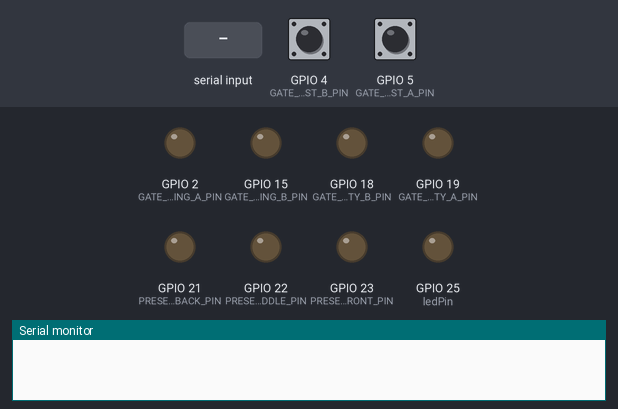
Simulated run of this sketch. Board: ESP32. Shown: output pins drawn as LEDs (lit = HIGH), the last lines printed to the serial monitor. The test bench sets the inputs (shaded band); at power-on: GPIO 4 (GATE_REQUEST_B_PIN) HIGH, GPIO 5 (GATE_REQUEST_A_PIN) HIGH.

Above: at 0.3 s.
At 1.6 s:
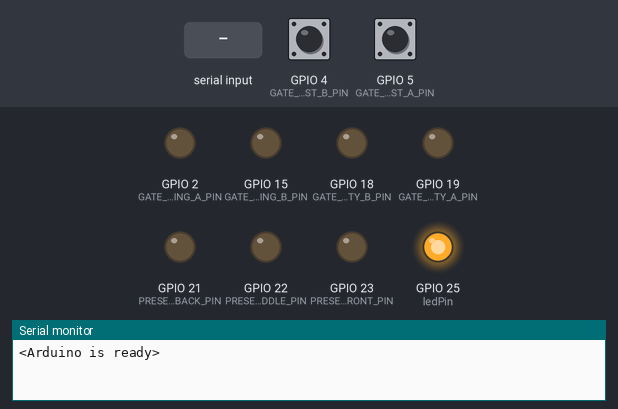
1.7 s: "<PRESENCE_FRONT>" received over Serial
At 2.3 s:
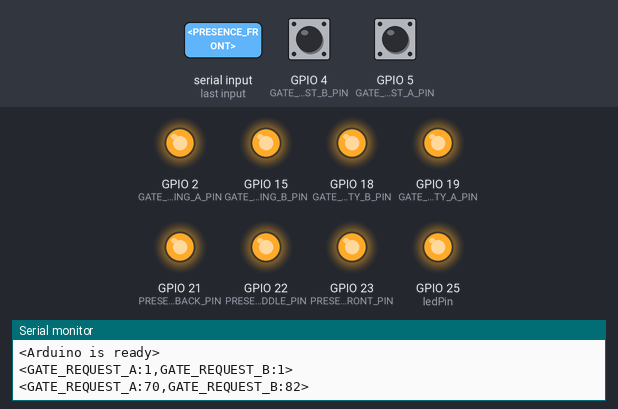
Timing chart, 0 to 4.7 s (numbered marks = the images above; inputs shaded):
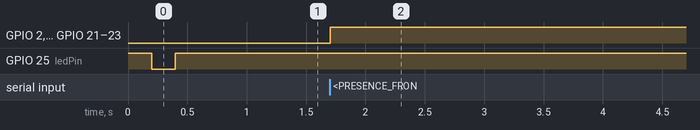

The sketch:

HIL_ESP32.ino
```cpp
// This is very similar to Example 3 - Receive with start- and end-markers
//    in Serial Input Basics   http://forum.arduino.cc/index.php?topic=396450.0

#include <Arduino.h>

const byte numChars = 256;
char receivedChars[numChars];

boolean newData = false;

byte ledPin = 25; // the onboard LED
#define PRESENCE_FRONT_PIN 23
#define PRESENCE_MIDDLE_PIN 22
#define PRESENCE_BACK_PIN 21
#define GATE_SAFETY_A_PIN 19
#define GATE_SAFETY_B_PIN 18
#define GATE_REQUEST_A_PIN 5
#define GATE_REQUEST_B_PIN 4
#define GATE_MOVING_A_PIN 2
#define GATE_MOVING_B_PIN 15

struct IOpins
{
    bool PRESENCE_FRONT=false;
    bool PRESENCE_MIDDLE=false;
    bool PRESENCE_BACK=false;
    bool GATE_SAFETY_A=false;
    bool GATE_SAFETY_B=false;
    bool GATE_REQUEST_A=false;
    bool GATE_REQUEST_B=false;
    bool GATE_MOVING_A=false;
    bool GATE_MOVING_B=false;
};

IOpins ioPins;
//===============

void setup()
{

    Serial.begin(115200);

    pinMode(PRESENCE_FRONT_PIN, OUTPUT);
    pinMode(PRESENCE_MIDDLE_PIN, OUTPUT);
    pinMode(PRESENCE_BACK_PIN, OUTPUT);
    pinMode(GATE_SAFETY_A_PIN, OUTPUT);
    pinMode(GATE_SAFETY_B_PIN, OUTPUT);


    pinMode(GATE_REQUEST_A_PIN, INPUT_PULLUP);
    pinMode(GATE_REQUEST_B_PIN, INPUT_PULLUP);
    pinMode(GATE_MOVING_A_PIN, OUTPUT);
     pinMode(GATE_MOVING_B_PIN, OUTPUT);
    pinMode(ledPin, OUTPUT);

    digitalWrite(ledPin, HIGH);
    delay(200);
    digitalWrite(ledPin, LOW);
    delay(200);
    digitalWrite(ledPin, HIGH);

    Serial.println("<Arduino is ready>");
}

//===============

void loop()
{
    recvWithStartEndMarkers();
    executeLogic();
    processPins();
}
void executeLogic()
{

    if (newData)
    {
        int i = 0;


        while (receivedChars[i] != '>' && receivedChars[i] != '\0' )
        {

            // Character-by-character parsing
            char varName[32] = "";
            bool varValue = false; // Variable to store the boolean value
            int nameIndex = 0;
            // Skip the '<' if it's at the beginning


            // Parse char by char until we hit ':'
            while (receivedChars[i] != ':' && receivedChars[i] != '\0' && nameIndex < 31)
            {
                varName[nameIndex] = receivedChars[i];
                nameIndex++;
                i++;
            }
            varName[nameIndex] = '\0'; // Null terminate the string

            // Move past the ':' character
            if (receivedChars[i] == ':')
            {
                i++;
                // Parse the next character for the value
                if (receivedChars[i] == '1')
                {
                    varValue = true;
                }
                else if (receivedChars[i] == '0')
                {
                    varValue = false;
                }
                // Set the appropriate struct member based on the key
                if (strcmp(varName, "PRESENCE_FRONT") == 0)
                {
                    ioPins.PRESENCE_FRONT = varValue;
                }
                else if (strcmp(varName, "PRESENCE_MIDDLE") == 0)
                {
                    ioPins.PRESENCE_MIDDLE = varValue;
                }
                else if (strcmp(varName, "PRESENCE_BACK") == 0)
                {
                    ioPins.PRESENCE_BACK = varValue;
                }
                else if (strcmp(varName, "GATE_SAFETY_A") == 0)
                {
                    ioPins.GATE_SAFETY_A = varValue;
                }
                else if (strcmp(varName, "GATE_SAFETY_B") == 0)
                {
                    ioPins.GATE_SAFETY_B = varValue;
                }
                else if (strcmp(varName, "GATE_MOVING_A") == 0)
                {
                    ioPins.GATE_MOVING_A = varValue;
                }
                else if (strcmp(varName, "GATE_MOVING_B") == 0)
                {
                    ioPins.GATE_MOVING_B = varValue;
                }
                i+=2;
            }
        }
        replyToPython();
        newData = false;
    }
    // Get next token
}
void processPins()
{

    digitalWrite(PRESENCE_FRONT_PIN, ioPins.PRESENCE_FRONT ? HIGH : LOW);
    digitalWrite(PRESENCE_MIDDLE_PIN, ioPins.PRESENCE_MIDDLE ? HIGH : LOW);
    digitalWrite(PRESENCE_BACK_PIN, ioPins.PRESENCE_BACK ? HIGH : LOW);
    digitalWrite(GATE_SAFETY_A_PIN, ioPins.GATE_SAFETY_A ? HIGH : LOW);
    digitalWrite(GATE_SAFETY_B_PIN, ioPins.GATE_SAFETY_B ? HIGH : LOW);

    digitalWrite(GATE_MOVING_B_PIN, ioPins.GATE_MOVING_B ? HIGH : LOW);
    digitalWrite(GATE_MOVING_A_PIN, ioPins.GATE_MOVING_A ? HIGH : LOW);
    ioPins.GATE_REQUEST_A = digitalRead(GATE_REQUEST_A_PIN);
    ioPins.GATE_REQUEST_B = digitalRead(GATE_REQUEST_B_PIN);
}
//===============

void recvWithStartEndMarkers()
{
    static boolean recvInProgress = false;
    static int ndx = 0;
    char startMarker = '<';
    char endMarker = '>';
    char rc;

    while (Serial.available() > 0 && newData == false)
    {
        rc = Serial.read();

        if (recvInProgress == true)
        {
            if (rc != endMarker)
            {
                receivedChars[ndx] = rc;

                ndx++;

            }
            else
            {
                receivedChars[ndx] = '\0'; // terminate the string
                recvInProgress = false;
                ndx = 0;
                newData = true;
            }
        }

        else if (rc == startMarker)
        {
            recvInProgress = true;
        }
    }
}

//===============

void replyToPython()
{

    Serial.print("<GATE_REQUEST_A:");
    Serial.print(ioPins.GATE_REQUEST_A);
    Serial.print(",GATE_REQUEST_B:");
    Serial.print(ioPins.GATE_REQUEST_B);
    Serial.println(">");
    // change the state of the LED everytime a reply is sent
}

//===============
```

Measured:
- after the input at 1.7 s, GPIO 2 (GATE_MOVING_A_PIN), GPIO 15 (GATE_MOVING_B_PIN), GPIO 18 (GATE_SAFETY_B_PIN), GPIO 19 (GATE_SAFETY_A_PIN), GPIO 21 (PRESENCE_BACK_PIN), GPIO 22 (PRESENCE_MIDDLE_PIN), GPIO 23 (PRESENCE_FRONT_PIN): LOW → HIGH at once
